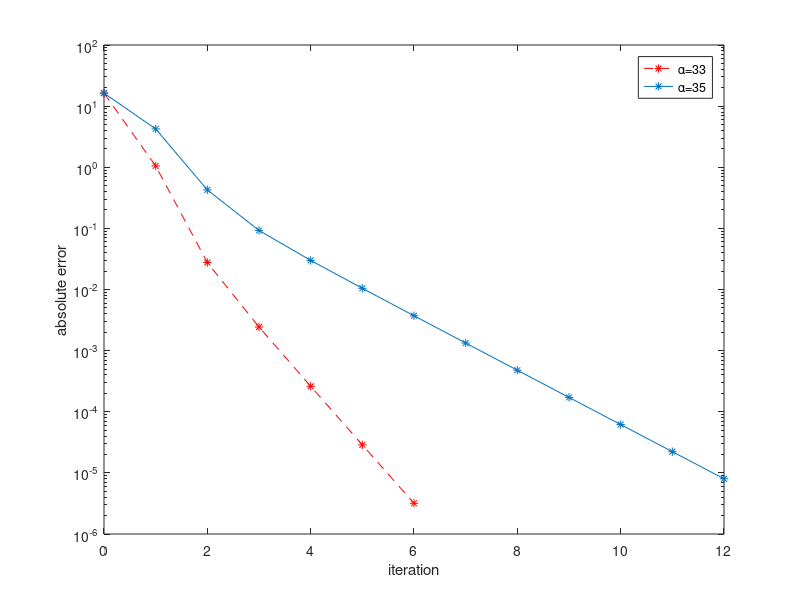

Write the MATLAB code that produced this figure.
% 

u = [1: 32]; 
v = [1:30, 30, 32];
M=randn(32, 32);
[Q, R] = qr(M);
A = Q*diag(u) * Q';
B = Q*diag(v) * Q';

% Example 8.4 -- Figure 8.4 : inverse power method for a simple problem
%clear all
%close all

u = 1:32; 
A = B;      %diag(u); 
I = eye(32);

A1 = A-33*I; 
A2 = A-35*I;

x = ones(32,1); x = x/norm(x);
initial = x'*A*x;

for i = 1:1000, 
    x = A1\x; x = x/norm(x); 
    lamA1(i) = x'*A*x; 
    if abs(lamA1(i)-32)<1e-5 break, end
end

x = ones(32,1); x = x/norm(x);

for i = 1:100, 
    x = A2\x; x = x/norm(x); 
    lamA2(i) = x'*A*x; 
    if abs(lamA2(i)-32)<1e-5 break, end
end

lamA1 = [initial lamA1];
semilogy(0:length(lamA1)-1,abs(lamA1-32),'r--*')
hold on
lamA2=[initial lamA2];
semilogy(0:length(lamA2)-1,abs(lamA2-32),'-*')

legend('\alpha=33','\alpha=35')
xlabel('iteration')
ylabel('absolute error')